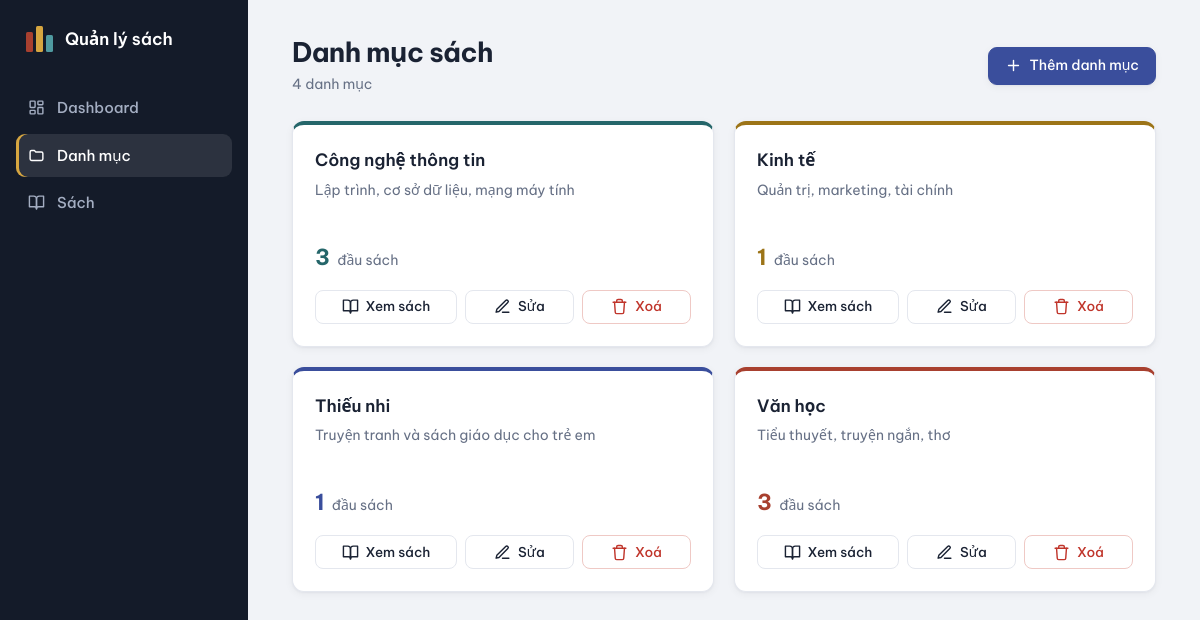
The page /categories on the database its author committed.
### tables this page shows
CREATE TABLE categories (
    id INTEGER PRIMARY KEY AUTOINCREMENT,
    name TEXT NOT NULL UNIQUE,
    description TEXT NOT NULL DEFAULT ''
);

### app.py (the view)
@app.route("/categories")
def categories():
    rows = get_db().execute(
        """SELECT c.*, COUNT(b.id) AS books FROM categories c
        LEFT JOIN books b ON b.category_id = c.id
        GROUP BY c.id ORDER BY c.name"""
    ).fetchall()
    return render_template("categories.html", categories=rows)

### app.py (called while the page is built)
def get_db():
    if "db" not in g:
        g.db = sqlite3.connect(DB)
        g.db.row_factory = sqlite3.Row
        g.db.execute("PRAGMA foreign_keys = ON")
    return g.db

@app.template_global()
def cat_color(category_id):
    return PALETTE[(category_id - 1) % len(PALETTE)]

### templates/categories.html (shortened to what this page needs)
{% extends "base.html" %}
{% from "_macros.html" import icon %}
{% block content %}
<div class="page-head">
  <div>
    <h1>Danh mục sách</h1>
    <p class="sub">{{ categories | length }} danh mục</p>
  </div>
  <a class="btn primary" href="{{ url_for('category_new') }}">{{ icon('plus') }}Thêm danh mục</a>
</div>
{% if categories %}
<div class="cards">
  {% for c in categories %}
  <article class="card" style="--c: {{ cat_color(c.id) }}">
    <h3><a href="{{ url_for('books', category_id=c.id) }}">{{ c.name }}</a></h3>
    <p class="desc">{{ c.description or 'Chưa có mô tả' }}</p>
    <p class="count"><strong>{{ c.books }}</strong> đầu sách</p>
    <div class="card-actions">
      <a class="icon-btn" href="{{ url_for('books', category_id=c.id) }}">{{ icon('book') }}<span>Xem sách</span></a>
      <a class="icon-btn" href="{{ url_for('category_edit', category_id=c.id) }}">{{ icon('edit') }}<span>Sửa</span></a>
      <form method="post" action="{{ url_for('category_delete', category_id=c.id) }}"
            data-confirm="Xoá danh mục “{{ c.name }}”{% if c.books %} cùng {{ c.books }} đầu sách trong đó{% endif %}?">
        <button class="icon-btn danger">{{ icon('trash') }}<span>Xoá</span></button>
      </form>
    </div>
  </article>
  {% endfor %}
</div>
{% else %}
<p class="empty panel">Chưa có danh mục nào. <a href="{{ url_for('category_new') }}">Thêm danh mục đầu tiên</a>.</p>
{% endif %}
{% endblock %}

### templates/_macros.html
{% macro icon(name) -%}
<svg class="ico" viewBox="0 0 24 24" fill="none" stroke="currentColor" stroke-width="2" stroke-linecap="round" stroke-linejoin="round" aria-hidden="true">
{%- if name == 'edit' %}<path d="M12 20h9"/><path d="M16.5 3.5a2.1 2.1 0 0 1 3 3L7 19l-4 1 1-4z"/>
{%- elif name == 'trash' %}<path d="M3 6h18"/><path d="M19 6l-1 14a2 2 0 0 1-2 2H8a2 2 0 0 1-2-2L5 6"/><path d="M8 6V4a2 2 0 0 1 2-2h4a2 2 0 0 1 2 2v2"/>
{%- elif name == 'plus' %}<path d="M12 5v14M5 12h14"/>
{%- elif name == 'book' %}<path d="M2 3h6a4 4 0 0 1 4 4v14a3 3 0 0 0-3-3H2z"/><path d="M22 3h-6a4 4 0 0 0-4 4v14a3 3 0 0 1 3-3h7z"/>
{%- elif name == 'grid' %}<rect x="3" y="3" width="7" height="9" rx="1"/><rect x="14" y="3" width="7" height="5" rx="1"/><rect x="14" y="12" width="7" height="9" rx="1"/><rect x="3" y="16" width="7" height="5" rx="1"/>
{%- elif name == 'folder' %}<path d="M3 7a2 2 0 0 1 2-2h4l2 2h8a2 2 0 0 1 2 2v8a2 2 0 0 1-2 2H5a2 2 0 0 1-2-2z"/>
{%- elif name == 'layers' %}<path d="m12 2 10 5-10 5L2 7z"/><path d="m2 17 10 5 10-5"/><path d="m2 12 10 5 10-5"/>
{%- elif name == 'coin' %}<circle cx="12" cy="12" r="9"/><path d="M12 7v10"/><path d="M15 9.5c0-1-1.3-1.5-3-1.5s-3 .5-3 1.5 1.3 1.5 3 1.5 3 .5 3 1.5-1.3 1.5-3 1.5-3-.5-3-1.5"/>
{%- elif name == 'search' %}<circle cx="11" cy="11" r="8"/><path d="m21 21-4.3-4.3"/>
{%- endif -%}
</svg>
{%- endmacro %}

### static/style.css (style rules this page uses)
:root { --bg: #f1f3f7; --surface: #ffffff; --ink: #1a2233; --muted: #667085; --line: #e4e7ee; --side: #141b29; --side-ink: #a4aec2; --accent: #3a4e9c; --accent-ink: #ffffff; --danger: #c0352b; --warn: #9a5b00; --radius: 12px; --shadow: 0 1px 2px rgba(16, 24, 40, .04), 0 2px 8px rgba(16, 24, 40, .05); }
* { box-sizing: border-box; }
body { margin: 0; display: grid; grid-template-columns: 248px 1fr; min-height: 100vh; background: var(--bg); color: var(--ink); font: 15px/1.55 "Be Vietnam Pro", system-ui, -apple-system, "Segoe UI", sans-serif; -webkit-font-smoothing: antialiased; }
a { color: var(--accent); text-decoration: none; }
.ico { width: 17px; height: 17px; flex: none; }
h1 { font-size: 27px; font-weight: 700; margin: 0; letter-spacing: -0.02em; line-height: 1.25; }
h3 { margin: 0; font-size: 17px; font-weight: 600; }
.sub { margin: 4px 0 0; color: var(--muted); font-size: 14px; }
.page-head { display: flex; align-items: center; justify-content: space-between; gap: 16px; margin-bottom: 26px; flex-wrap: wrap; }
.btn { display: inline-flex; align-items: center; gap: 8px; height: 38px; padding: 0 16px; border: 1px solid var(--line); border-radius: 9px; background: var(--surface); color: var(--ink); font: inherit; font-size: 14px; font-weight: 500; cursor: pointer; box-shadow: var(--shadow); }
.btn.primary { background: var(--accent); border-color: var(--accent); color: var(--accent-ink); }
.btn-group form, .card-actions form { margin: 0; display: flex; }
.icon-btn { display: inline-flex; align-items: center; justify-content: center; gap: 7px; height: 34px; padding: 0 13px; border: 1px solid var(--line); border-radius: 8px; background: var(--surface); color: var(--ink); font: inherit; font-size: 13.5px; font-weight: 500; cursor: pointer; }
.icon-btn.danger { color: var(--danger); border-color: #efc9c5; }
.cards { display: grid; grid-template-columns: repeat(auto-fill, minmax(290px, 1fr)); gap: 20px; }
.card { display: flex; flex-direction: column; padding: 22px; background: var(--surface); border: 1px solid var(--line); border-top: 4px solid var(--c); border-radius: var(--radius); box-shadow: var(--shadow); }
.card h3 a { color: var(--ink); }
.card .desc { margin: 6px 0 0; color: var(--muted); font-size: 14px; flex: 1; min-height: 44px; }
.card .count { margin: 16px 0; font-size: 14px; color: var(--muted); }
.card .count strong { font-size: 22px; color: var(--c); margin-right: 4px; }
.card-actions { display: grid; grid-template-columns: 1.3fr 1fr 1fr; gap: 8px; }
.card-actions .icon-btn { width: 100%; padding: 0 8px; }

### rows shown on the page
categories: name "Công nghệ thông tin", description "Lập trình, cơ sở dữ liệu, mạng máy tính", books "3"
categories: name "Kinh tế", description "Quản trị, marketing, tài chính", books "1"
categories: name "Thiếu nhi", description "Truyện tranh và sách giáo dục cho trẻ em", books "1"
categories: name "Văn học", description "Tiểu thuyết, truyện ngắn, thơ", books "3"

### other values the page prints
{{ categories | length }} "4"
